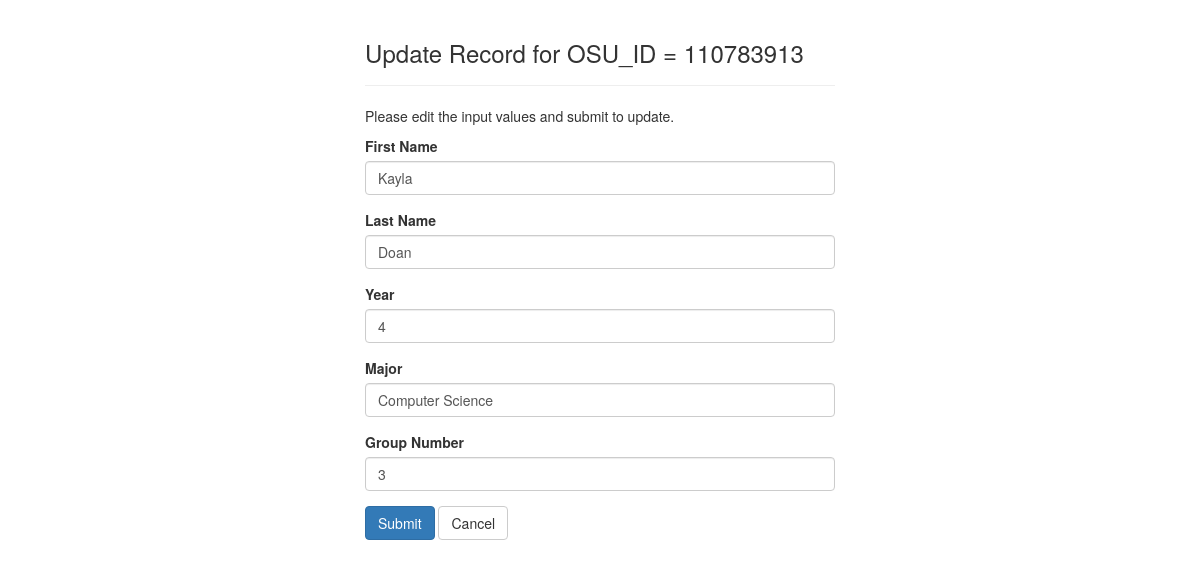
The app's page /updateMember.php?OSU_ID=110783913 with its own data.
### tables this page shows
CREATE TABLE `Members` (
  `OSU_ID` int(11) NOT NULL,
  `Fname` varchar(255) NOT NULL,
  `Lname` varchar(255) NOT NULL,
  `Year` int(11) NOT NULL,
  `Major` varchar(255) NOT NULL,
  `Group_number` int(11) DEFAULT NULL
);

### updateMember.php (the view, shortened to what this page needs)
<?php
	require_once "config.php";
$Fname = $Lname = $Year = $Major = $Group_number = "";
$Fname_err = $Lname_err = $Year_err = $Major_err = $Group_number_err = "";
if(isset($_GET["OSU_ID"]) && !empty(trim($_GET["OSU_ID"]))){
    $sql1 = "SELECT * FROM Members WHERE OSU_ID = ?";
    if($stmt1 = mysqli_prepare($link, $sql1)){
        mysqli_stmt_bind_param($stmt1, "i", $param_OSU_ID);
       $param_OSU_ID = trim($_GET["OSU_ID"]);
        if(mysqli_stmt_execute($stmt1)){
            $result1 = mysqli_stmt_get_result($stmt1);
			if(mysqli_num_rows($result1) > 0){
				$row = mysqli_fetch_array($result1);
                $Fname = $row['Fname'];
				$Lname = $row['Lname'];
				$Year = $row['Year'];
				$Major = $row['Major'];
				$Group_number = $row['Group_number'];
			}
		}
	}
}
if($_SERVER["REQUEST_METHOD"] == "POST"){
    $OSU_ID = $_SESSION["OSU_ID"];
    $Fname = trim($_POST["Fname"]);
    if(empty($Fname)){
        $Fname_err = "Please enter a first name.";
    } elseif(!filter_var($Fname, FILTER_VALIDATE_REGEXP, array("options"=>array("regexp"=>"/^[a-zA-Z\s]+$/")))){
        $Fname_err = "Please enter a valid first name.";
    }
    $Lname = trim($_POST["Lname"]);
    if(empty($Lname)){
        $Lname_err = "Please enter a last name.";
    } elseif(!filter_var($Lname, FILTER_VALIDATE_REGEXP, array("options"=>array("regexp"=>"/^[a-zA-Z\s]+$/")))){
        $Lname_err = "Please enter a valid last name.";
    }
    $Year = trim($_POST["Year"]);
    if(empty($Year)){
        $Year_err = "Please enter a Year.";
    }
    $Major = trim($_POST["Major"]);
    if(empty($Major)){
        $Major_err = "Please enter a Major.";
	}
    $Group_number = trim($_POST["Group_number"]);
    if(empty($Group_number)){
        $Group_number = null;
    }
    if(empty($Fname_err) && empty($Lname_err) && empty($Year_err) && empty($Major_err)){
        $sql = "UPDATE Members SET Fname=?, Lname=?, Year=?, Major = ?, Group_number = ? WHERE OSU_ID=?";
        if($stmt = mysqli_prepare($link, $sql)){
            mysqli_stmt_bind_param($stmt, "ssisii", $param_Fname, $param_Lname, $param_Year, $param_Major, $param_Group_number, $param_OSU_ID);
            $param_Fname = $Fname;
			$param_Lname = $Lname;
			$param_Year = $Year;
            $param_Major = $Major;
            $param_Group_number = $Group_number;
            $param_OSU_ID = $OSU_ID;
            if(mysqli_stmt_execute($stmt)){
                header("location: index.php");
                exit();
            } else{
                echo "<center><h2>Error when updating</center></h2>";
            }
        }
        mysqli_stmt_close($stmt);
    }
    mysqli_close($link);
} else {
	if(isset($_GET["OSU_ID"]) && !empty(trim($_GET["OSU_ID"]))){
		$sql1 = "SELECT * FROM Members WHERE OSU_ID = ?";
		if($stmt1 = mysqli_prepare($link, $sql1)){
			mysqli_stmt_bind_param($stmt1, "i", $param_OSU_ID);
			if(mysqli_stmt_execute($stmt1)){
				$result1 = mysqli_stmt_get_result($stmt1);
				if(mysqli_num_rows($result1) == 1){
					$row = mysqli_fetch_array($result1);
                    $Fname = $row['Fname'];
					$Lname = $row['Lname'];
					$Year = $row['Year'];
					$Major = $row['Major'];
					$Group_number = $row['Group_number'];
				} else{
					header("location: error.php");
					exit();
				}
			} else{
				echo "Error in SSN while updating";
			}
		}
	}  else{
        header("location: error.php");
        exit();
	}
}
?>
<!DOCTYPE html>
<html lang="en">
<head>
    <link rel="stylesheet" href="https://maxcdn.bootstrapcdn.com/bootstrap/3.3.7/css/bootstrap.css">
</head>
<body>
    <div class="wrapper">
        <div class="container-fluid">
            <div class="row">
                <div class="col-md-12">
                    <div class="page-header">
                        <h3>Update Record for OSU_ID =  <?php echo $_GET["OSU_ID"]; ?> </H3>
                    </div>
                    <p>Please edit the input values and submit to update.
                    <form action="<?php echo htmlspecialchars(basename($_SERVER['REQUEST_URI'])); ?>" method="post">
						<div class="form-group <?php echo (!empty($Fname_err)) ? 'has-error' : ''; ?>">
                            <label>First Name</label>
                            <input type="text" name="Fname" class="form-control" value="<?php echo $Fname; ?>">
                        </div>
						<div class="form-group <?php echo (!empty($Lname_err)) ? 'has-error' : ''; ?>">
                            <label>Last Name</label>
                            <input type="text" name="Lname" class="form-control" value="<?php echo $Lname; ?>">
                        </div>
						<div class="form-group <?php echo (!empty($Year_err)) ? 'has-error' : ''; ?>">
                            <label>Year</label>
                            <input type="text" name="Year" class="form-control" value="<?php echo $Year; ?>">
                        </div>
                        <div class="form-group <?php echo (!empty($Major_err)) ? 'has-error' : ''; ?>">
                            <label>Major</label>
                            <input type="text" name="Major" class="form-control" value="<?php echo $Major; ?>">
                        </div>
						<div class="form-group <?php echo (!empty($Group_number_err)) ? 'has-error' : ''; ?>">
                            <label>Group Number</label>
                            <input type="number" min="1" max="20" name="Group_number" class="form-control" value="<?php echo $Group_number; ?>">
                        </div>
                        <input type="submit" class="btn btn-primary" value="Submit">
                        <a href="index.php" class="btn btn-default">Cancel</a>
                    </form>
                </div>
            </div>
        </div>
    </div>
</body>
</html>

### updateMember.php (style rules this page uses)
.wrapper { width: 500px; margin: 0 auto; }

### records on screen
members: Fname "Kayla", Lname "Doan", Year "4", Major "Computer Science", Group_number "3"

### other values on screen
$_GET["OSU_ID"] "110783913"
